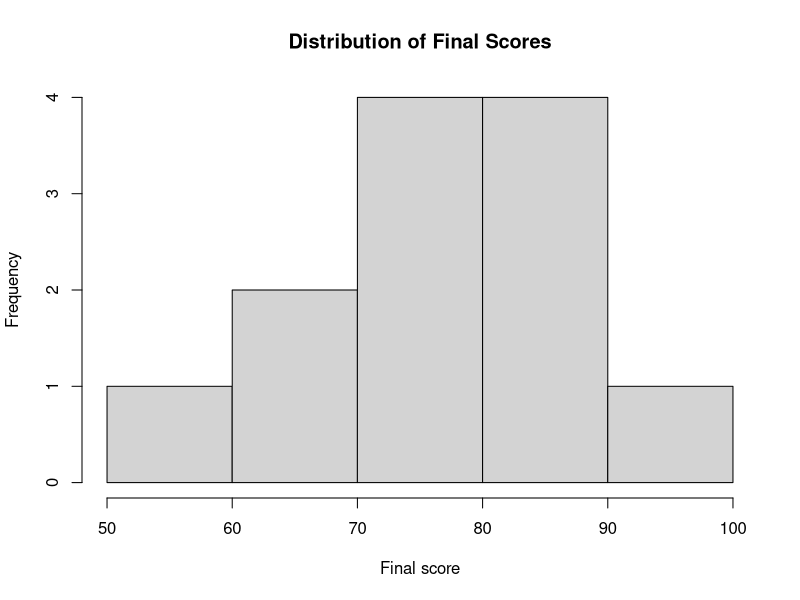
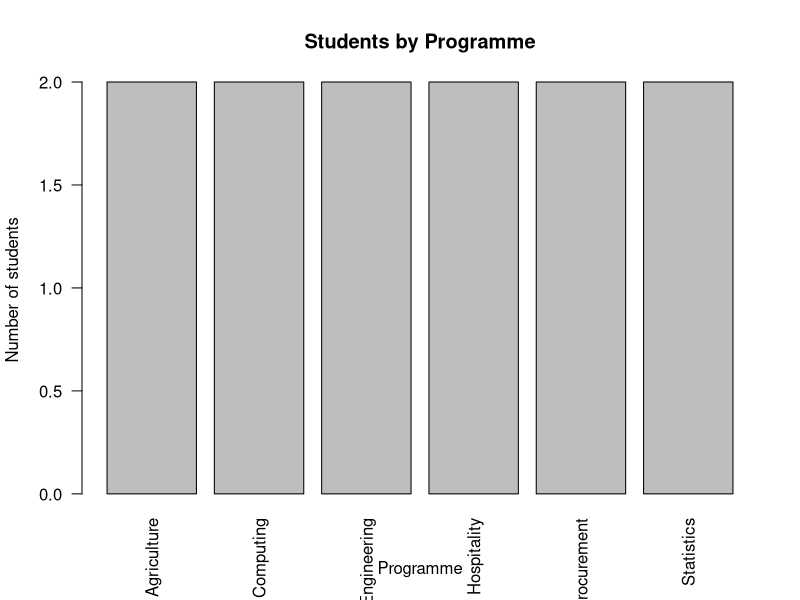
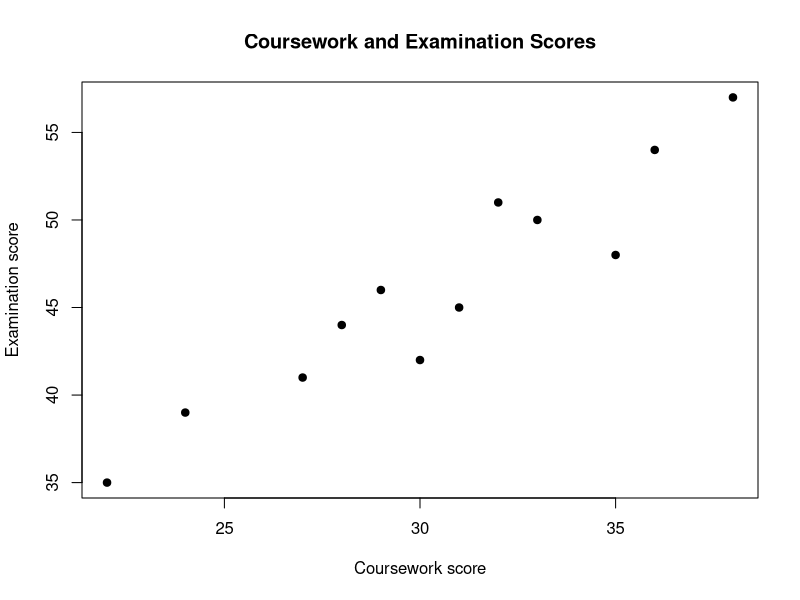

The R script that drew these images, in order:
## ---- chunk 1
options(
  digits = 4,
  scipen = 999,
  width = 90
)

set.seed(20260713)

knitr::opts_chunk$set(
  echo = TRUE,
  message = FALSE,
  warning = TRUE,
  error = FALSE,
  comment = "#>",
  collapse = TRUE,
  fig.align = "centre",
  fig.width = 7,
  fig.height = 5
)
## ---- chunk 2
mean(c(68, 74, 81, 59, 90))
## ---- chunk 3
7 * 8
## ---- chunk 4
student_count <- 120
## ---- chunk 5
84 + 17
## ---- chunk 6
101 - 9
## ---- chunk 7
35 * 60
## ---- chunk 8
4800 / 12
## ---- chunk 9
7 / 3
## ---- chunk 10
5 ^ 2
## ---- chunk 11
score <- 72
mean_score <- 68

(score - mean_score) ^ 2
## ---- chunk 12
125 %/% 12
## ---- chunk 13
125 %% 12
## ---- chunk 14
157 %/% 60
## ---- chunk 15
157 %% 60
## ---- chunk 16
10 + 2 * 5
## ---- chunk 17
(10 + 2) * 5
## ---- chunk 18
coursework_score <- 78
examination_score <- 65

final_score <- (0.40 * coursework_score) +
  (0.60 * examination_score)

final_score
## ---- chunk 19
6 * 7
## ---- chunk 20
answer <- 6 * 7
## ---- chunk 21
answer
## ---- chunk 22
print(answer)
## ---- chunk 23
answer <- 42
answer <- 100
answer
## ---- chunk 24
student_age <- 22
programme_name <- "Statistics"
has_paid_fees <- TRUE
## ---- chunk 25
score <- 70
Score <- 85

score
Score
## ---- chunk 26
recorded_score <- 68
recorded_score <- 72

recorded_score
## ---- chunk 27
account_balance <- 1500
account_balance <- account_balance + 350

account_balance
## ---- chunk 28
ls()
## ---- chunk 29
temporary_value <- 999
rm(temporary_value)
## ---- chunk 30
exists("temporary_value")
## ---- chunk 31
sqrt(81)
## ---- chunk 32
round(3.14159265, 3)
## ---- chunk 33
round(x = 3.14159265, digits = 3)
## ---- chunk 34
round(3.14159265, digits = 2)
## ---- chunk 35
round(3.14159265)
## ---- chunk 36
args(round)
## ---- chunk 37
round(mean(c(10, 12, 14, 16, 18)), digits = 1)
## ---- chunk 38
scores <- c(10, 12, 14, 16, 18)
mean_score <- mean(scores)
rounded_mean <- round(mean_score, digits = 1)

rounded_mean
## ---- chunk 39
scores <- c(68, 74, 81, 59, 90)
scores
## ---- chunk 40
programmes <- c(
  "Statistics",
  "Procurement",
  "Hospitality",
  "Agriculture"
)

programmes
## ---- chunk 41
attendance_complete <- c(TRUE, TRUE, FALSE, TRUE)
attendance_complete
## ---- chunk 42
length(scores)
typeof(scores)
class(scores)
## ---- chunk 43
coursework <- c(30, 26, 35, 21, 32)
examination <- c(52, 44, 50, 38, 54)

final_scores <- coursework + examination
final_scores
## ---- chunk 44
moderated_scores <- final_scores + 2
moderated_scores
## ---- chunk 45
completion_proportions <- c(0.72, 0.84, 0.91, 0.65)
completion_percentages <- completion_proportions * 100

completion_percentages
## ---- chunk 46
c(10, 20, 30, 40) + c(1, 2)
## ---- chunk 47
student_scores <- c(68, 74, 81, 59, 90)
## ---- chunk 48
length(student_scores)
## ---- chunk 49
sum(student_scores)
## ---- chunk 50
mean(student_scores)
## ---- chunk 51
median(student_scores)
## ---- chunk 52
min(student_scores)
max(student_scores)
## ---- chunk 53
range(student_scores)
## ---- chunk 54
max(student_scores) - min(student_scores)
## ---- chunk 55
sd(student_scores)
## ---- chunk 56
maize_yield_kg <- c(1840, 1925, 1760, 2050, 1985)
mean(maize_yield_kg)
## ---- chunk 57
waiting_minutes <- c(18, 22, 17, 95, 25, 20)
median(waiting_minutes)
## ---- chunk 58
delivery_delay_days <- c(0, 2, 1, 7, 3, 0)
max(delivery_delay_days)
## ---- chunk 59
daily_room_revenue <- c(4200, 5100, 4750, 5600, 4950)
sum(daily_room_revenue)
## ---- chunk 60
student_scores >= 50
## ---- chunk 61
sum(student_scores >= 50)
## ---- chunk 62
mean(student_scores >= 50)
## ---- chunk 63
mean(student_scores >= 50) * 100
## ---- chunk 64
sum(student_scores >= 80)
## ---- chunk 65
clinic_waiting_times <- c(18, 42, 27, 35, 22, 51)

clinic_waiting_times <= 30
mean(clinic_waiting_times <= 30) * 100
## ---- chunk 66
delivery_days <- c(4, 6, 5, 8, 3, 5)
agreed_limit <- 5

delivery_days <= agreed_limit
sum(delivery_days <= agreed_limit)
## ---- chunk 67
scores <- c(82, 78, 91, 85)
attendance <- c(0.95, 0.96, 0.88, 0.92)

award_eligible <- (scores >= 80) & (attendance >= 0.90)
award_eligible
## ---- chunk 68
requires_follow_up <- (scores < 50) | (attendance < 0.75)
requires_follow_up
## ---- chunk 69
!award_eligible
## ---- chunk 70
programme <- c(
  "Statistics",
  "Hospitality",
  "Agriculture",
  "Procurement"
)

programme %in% c("Statistics", "Procurement")
## ---- chunk 71
rainfall_mm <- c(115.2, 98.4, NA, 121.7, 110.5)
rainfall_mm
## ---- chunk 72
mean(rainfall_mm)
## ---- chunk 73
mean(rainfall_mm, na.rm = TRUE)
## ---- chunk 74
is.na(rainfall_mm)
## ---- chunk 75
sum(is.na(rainfall_mm))
## ---- chunk 76
which(is.na(rainfall_mm))
## ---- chunk 77
1 / 0
## ---- chunk 78
is.infinite(1 / 0)
## ---- chunk 79
0 / 0
## ---- chunk 80
is.nan(0 / 0)
## ---- chunk 81
values <- c(10, NA, Inf, -Inf, NaN, 25)
is.finite(values)
## ---- chunk 82
student_name <- "Akosua"
programme <- "Applied Statistics"
## ---- chunk 83
paste(student_name, "studies", programme)
## ---- chunk 84
paste("BTU", "STAT", "001", sep = "-")
## ---- chunk 85
nchar(programme)
## ---- chunk 86
toupper(programme)
tolower(programme)
## ---- chunk 87
1:10
## ---- chunk 88
seq(from = 0, to = 100, by = 10)
## ---- chunk 89
seq(from = 0, to = 1, length.out = 6)
## ---- chunk 90
rep("Group A", times = 4)
## ---- chunk 91
rep(c("Male", "Female"), each = 3)
## ---- chunk 92
args(mean)
## ---- chunk 93
getwd()
## ---- chunk 94
file.exists("data/student_scores.csv")
## ---- chunk 95
student_data <- read.csv(
  file = "data/student_scores.csv",
  stringsAsFactors = FALSE
)
## ---- chunk 96
head(student_data)
str(student_data)
dim(student_data)
names(student_data)
## ---- chunk 97
student_data$final_score
## ---- chunk 98
mean(student_data$final_score)
median(student_data$final_score)
min(student_data$final_score)
max(student_data$final_score)
## ---- chunk 99
table(student_data$programme)
## ---- chunk 100
prop.table(table(student_data$programme))
## ---- chunk 101
prop.table(table(student_data$programme)) * 100
## ---- chunk 102
all(student_data$final_score >= 0 &
      student_data$final_score <= 100)
## ---- chunk 103
all(
  student_data$final_score ==
    student_data$coursework_score +
    student_data$examination_score
)
## ---- chunk 104
hist(
  student_data$final_score,
  main = "Distribution of Final Scores",
  xlab = "Final score",
  ylab = "Frequency"
)
## ---- chunk 105
programme_counts <- table(student_data$programme)

barplot(
  programme_counts,
  main = "Students by Programme",
  xlab = "Programme",
  ylab = "Number of students",
  las = 2
)
## ---- chunk 106
plot(
  x = student_data$coursework_score,
  y = student_data$examination_score,
  main = "Coursework and Examination Scores",
  xlab = "Coursework score",
  ylab = "Examination score",
  pch = 19
)
## ---- chunk 107
mean(c("High", "Medium", "Low"))
## ---- chunk 108
c(10, 20, 30, 40, 50) + c(1, 2)
## ---- chunk 109
students <- read.csv(
  "data/student_scores.csv",
  stringsAsFactors = FALSE
)

head(students)
str(students)
## ---- chunk 110
number_of_students <- nrow(students)
number_of_students
## ---- chunk 111
mean_final_score <- mean(students$final_score)
median_final_score <- median(students$final_score)

mean_final_score
median_final_score
## ---- chunk 112
minimum_final_score <- min(students$final_score)
maximum_final_score <- max(students$final_score)

minimum_final_score
maximum_final_score
## ---- chunk 113
pass_mark <- 50

students$final_score >= pass_mark
## ---- chunk 114
number_passed <- sum(students$final_score >= pass_mark)
number_passed
## ---- chunk 115
pass_percentage <- mean(students$final_score >= pass_mark) * 100
pass_percentage
## ---- chunk 116
distinction_cutoff <- 80

number_with_distinction <- sum(
  students$final_score >= distinction_cutoff
)

number_with_distinction
## ---- chunk 117
programme_distribution <- table(students$programme)
programme_distribution
## ---- chunk 118
programme_percentages <- prop.table(programme_distribution) * 100
programme_percentages
## ---- chunk 119
score_arithmetic_is_valid <- all(
  students$final_score ==
    students$coursework_score +
    students$examination_score
)

score_arithmetic_is_valid
## ---- chunk 120
maize_yield <- c(1840, 1765, 2010, 1920, 1875, 2055)

length(maize_yield)
mean(maize_yield)
median(maize_yield)
min(maize_yield)
max(maize_yield)
sum(maize_yield > 1900)
mean(maize_yield > 1900) * 100
## ---- chunk 121
delivery_time <- c(4, 6, 5, 8, 3, 5, 7)
delivery_limit <- 5

on_time <- delivery_time <= delivery_limit

on_time
sum(on_time)
mean(on_time) * 100
## ---- chunk 122
waiting_time <- c(18, 25, NA, 31, 22, 40, 17)

sum(is.na(waiting_time))
mean(waiting_time, na.rm = TRUE)
median(waiting_time, na.rm = TRUE)
mean(waiting_time <= 30, na.rm = TRUE) * 100
## ---- chunk 123
available_rooms <- 80
occupied_rooms <- 62
average_room_rate <- 420

occupancy_rate <- occupied_rooms / available_rooms
estimated_room_revenue <- occupied_rooms * average_room_rate

occupancy_rate
occupancy_rate * 100
estimated_room_revenue
